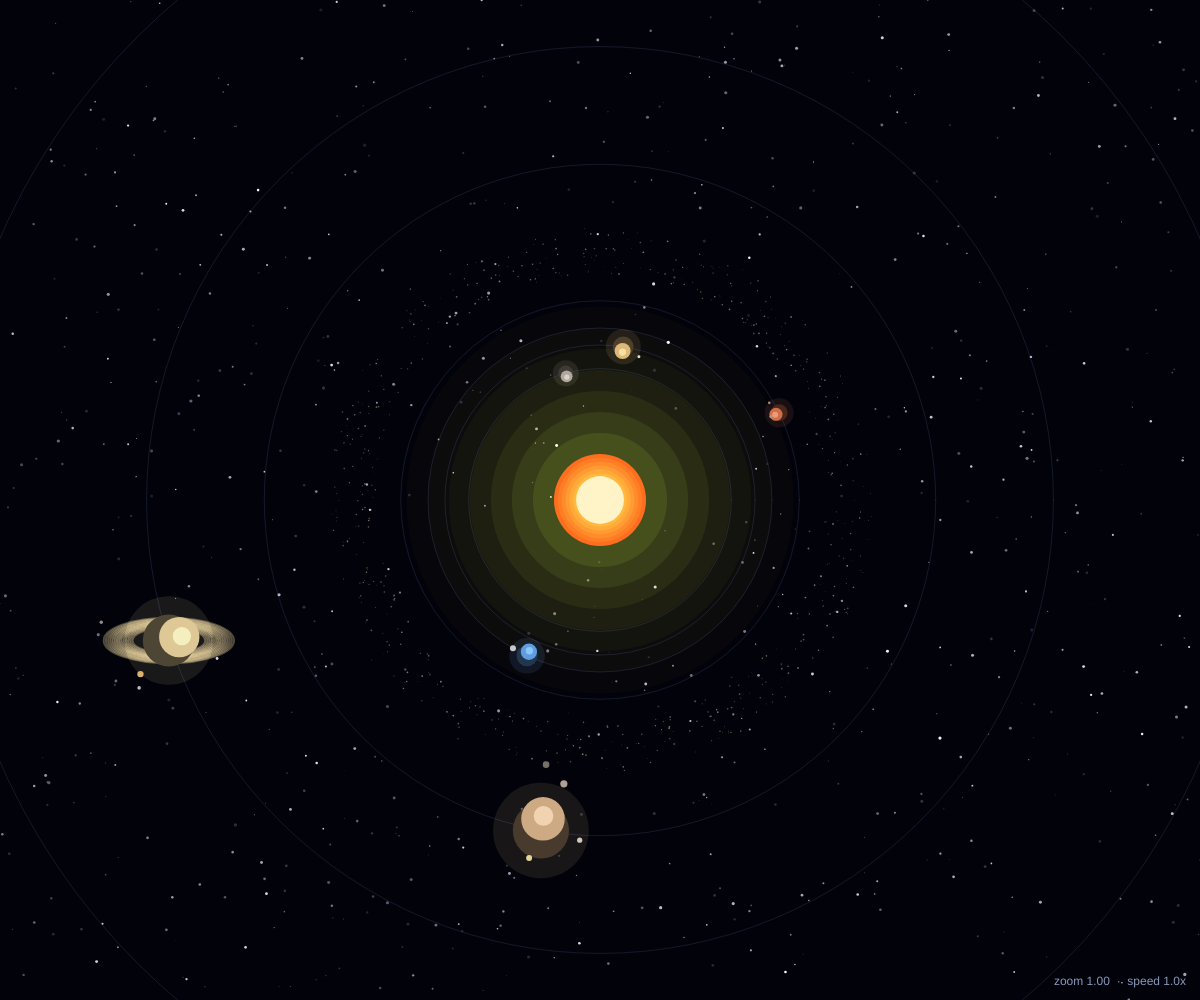
Frame 1 (no input)
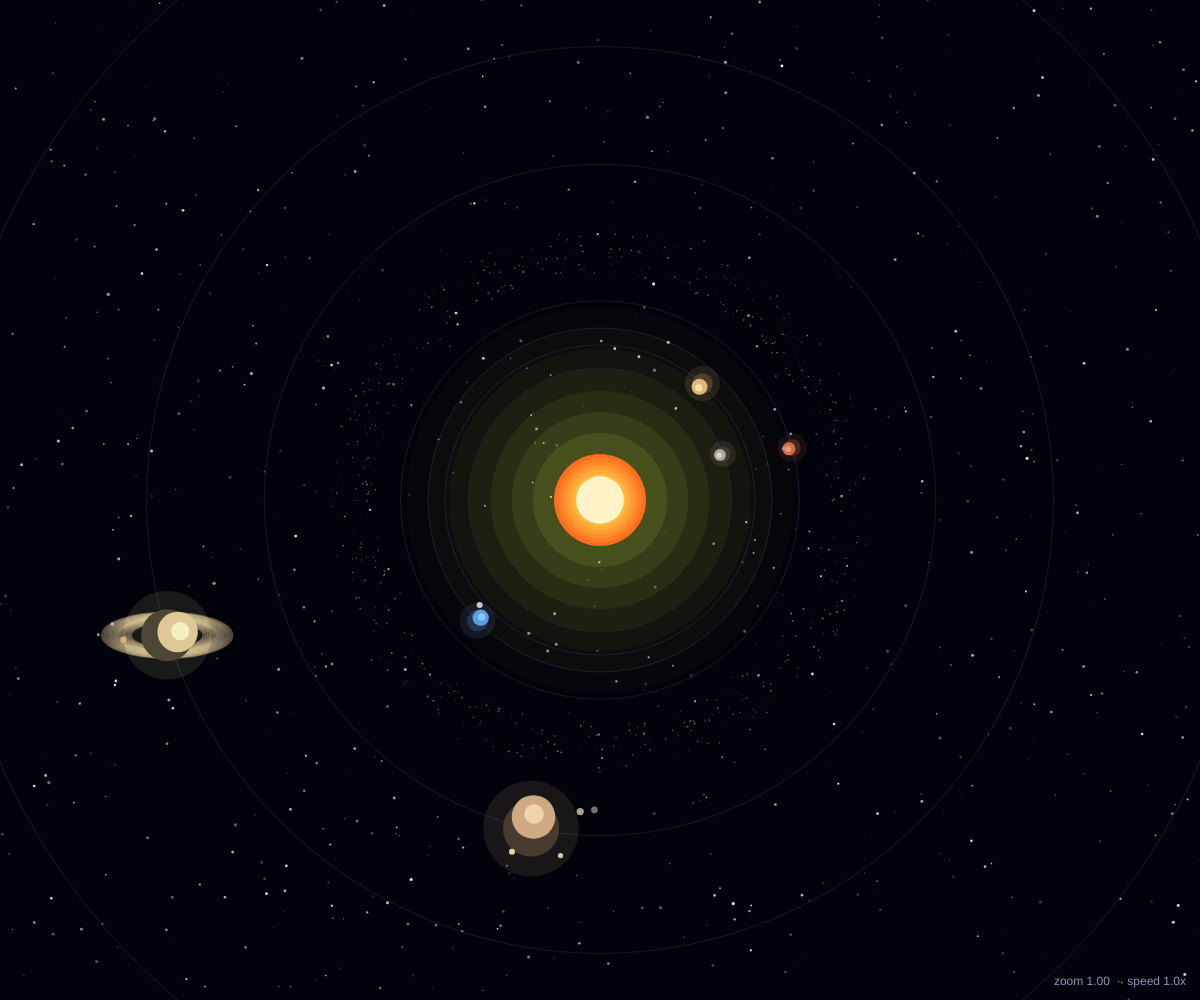
Frame 60 (no input)
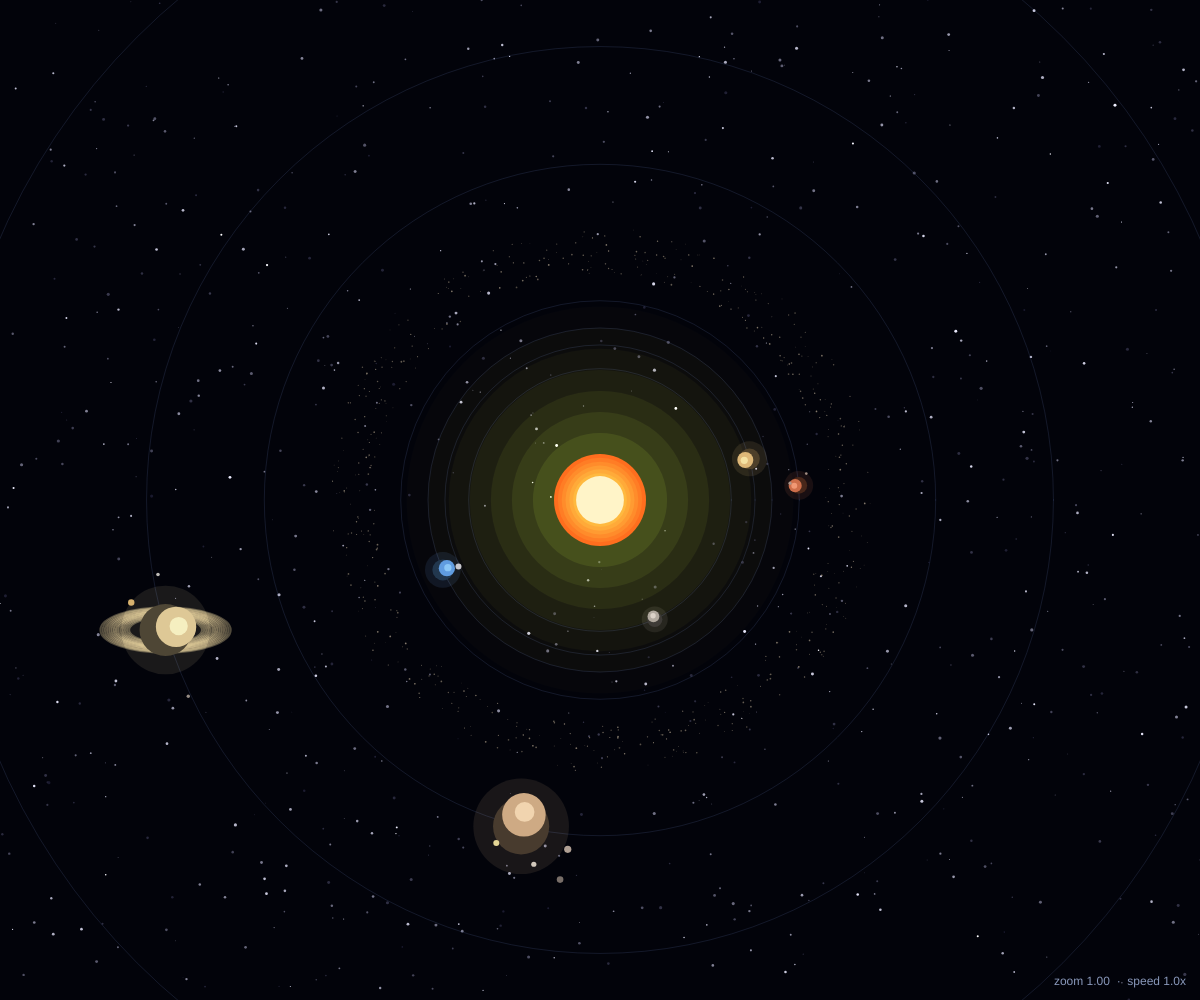
Frame 120 (the mouse pressed at the canvas centre since frame 60)

The p5.js sketch that drew these frames (run headless with seeded random() and noise() and a simulated clock; from frame 60 on, the mouse is pressed at the canvas centre):

// p5.js sketch
// ── sketch.js
/**
 * Solar System simulation in p5.js
 *
 * Features:
 *  - The Sun at the centre with a layered, additive glow corona.
 *  - All 8 planets with roughly proportional (compressed) sizes, distances
 *    and orbital speeds derived from real astronomical periods.
 *  - Moons: Earth (1), Mars (2), Jupiter (4 Galilean), Saturn (3).
 *  - Saturn's ring system and a faint Uranus ring.
 *  - An asteroid belt between Mars and Jupiter.
 *  - A twinkling, parallax-free starfield background.
 *  - Interaction: scroll to zoom, drag to pan, Space to pause, arrows to
 *    change speed, L to toggle labels, O to toggle orbit paths, R to reset.
 *
 * Scaling philosophy: true solar-system ratios span several orders of
 * magnitude and will not fit on screen. Distances and radii are therefore
 * compressed with gentle power curves that preserve ordering and relative
 * feel while keeping everything visible. Orbital angular speeds are kept
 * accurate relative to one another (inverse of the orbital period).
 */

"use strict";

// ----------------------------- configuration -----------------------------

const SUN_RADIUS = 46;

// Planet definitions. `dist`/`size` are real ratios (Earth = 1 for size,
// AU for distance, years for period); they are compressed at build time.
const PLANET_DATA = [
  { name: "Mercury", dist: 0.39, size: 0.38, period: 0.24, colour: [176, 168, 158] },
  { name: "Venus",   dist: 0.72, size: 0.95, period: 0.62, colour: [222, 184, 120] },
  { name: "Earth",   dist: 1.0,  size: 1.0,  period: 1.0,  colour: [96, 156, 224] },
  { name: "Mars",    dist: 1.52, size: 0.53, period: 1.88, colour: [206, 110, 74] },
  { name: "Jupiter", dist: 5.2,  size: 11.2, period: 11.86, colour: [206, 170, 132] },
  { name: "Saturn",  dist: 9.58, size: 9.45, period: 29.4, colour: [222, 200, 150], ring: true },
  { name: "Uranus",  dist: 19.2, size: 4.0,  period: 84.0, colour: [150, 214, 222], ring: "faint" },
  { name: "Neptune", dist: 30.0, size: 3.88, period: 164.8, colour: [78, 120, 224] },
];

// Moons: parent name -> [{ name, dist(px), size(px), period(rel) }]
const MOON_DATA = {
  Earth: [{ name: "Moon", dist: 16, size: 3, period: 0.6, colour: [200, 200, 205] }],
  Mars: [
    { name: "Phobos", dist: 9, size: 1.6, period: 0.25, colour: [170, 150, 140] },
    { name: "Deimos", dist: 14, size: 1.3, period: 0.5, colour: [160, 140, 130] },
  ],
  Jupiter: [
    { name: "Io", dist: 30, size: 3, period: 0.4, colour: [228, 214, 150] },
    { name: "Europa", dist: 40, size: 2.6, period: 0.7, colour: [210, 200, 188] },
    { name: "Ganymede", dist: 52, size: 3.6, period: 1.1, colour: [176, 160, 148] },
    { name: "Callisto", dist: 66, size: 3.3, period: 1.7, colour: [120, 110, 104] },
  ],
  Saturn: [
    { name: "Titan", dist: 44, size: 3.2, period: 1.2, colour: [216, 178, 110] },
    { name: "Rhea", dist: 56, size: 1.8, period: 1.9, colour: [190, 188, 184] },
    { name: "Iapetus", dist: 70, size: 1.7, period: 3.2, colour: [150, 140, 132] },
  ],
};

// ------------------------------- state -----------------------------------

let planets = [];
let stars = [];
let asteroids = [];

let zoom = 1;
let panX = 0;
let panY = 0;
let dragging = false;
let dragStart = null;

let paused = false;
let speed = 1;
let showLabels = false;
let showOrbits = true;

let simTime = 0; // accumulated simulated time (drives all angles)

// --------------------------- distance scaling ----------------------------

// Compress AU distances into pixels: a power curve keeps inner planets
// readable while pulling the outer giants inward enough to fit.
function scaleDistance(au) {
  return SUN_RADIUS + 34 + Math.pow(au, 0.62) * 92;
}

// Compress Earth-relative radii: square-root keeps the gas giants from
// dominating while keeping the rocky planets visible.
function scaleSize(rel) {
  return 3 + Math.sqrt(rel) * 7.5;
}

// -------------------------------- setup ----------------------------------

function setup() {
  createCanvas(windowWidth, windowHeight);
  buildStars();
  buildPlanets();
  buildAsteroidBelt();
}

function windowResized() {
  resizeCanvas(windowWidth, windowHeight);
  buildStars();
}

function buildStars() {
  stars = [];
  const count = Math.floor((width * height) / 1600);
  for (let i = 0; i < count; i++) {
    stars.push({
      x: random(width),
      y: random(height),
      r: random(0.4, 1.6),
      base: random(120, 255),
      twinkle: random(0.002, 0.02),
      phase: random(TWO_PI),
    });
  }
}

function buildPlanets() {
  planets = PLANET_DATA.map((p) => {
    const orbit = scaleDistance(p.dist);
    const radius = scaleSize(p.size);
    const moons = (MOON_DATA[p.name] || []).map((m) => ({
      ...m,
      angle0: random(TWO_PI),
    }));
    return {
      ...p,
      orbit,
      radius,
      // Angular speed: accurate relative to other planets (inverse period).
      angSpeed: 0.6 / p.period,
      angle0: random(TWO_PI),
      moons,
    };
  });
}

function buildAsteroidBelt() {
  asteroids = [];
  const inner = scaleDistance(2.1);
  const outer = scaleDistance(3.3);
  for (let i = 0; i < 520; i++) {
    const r = random(inner, outer);
    asteroids.push({
      r,
      angle0: random(TWO_PI),
      // Roughly Keplerian: closer asteroids move faster.
      angSpeed: (0.5 / Math.pow(r / inner, 1.5)) * 0.4,
      size: random(0.6, 1.8),
      shade: random(90, 170),
    });
  }
}

// -------------------------------- draw -----------------------------------

function draw() {
  background(2, 3, 10);

  drawStars();

  if (!paused) {
    simTime += speed * 0.01;
  }

  push();
  translate(width / 2 + panX, height / 2 + panY);
  scale(zoom);

  if (showOrbits) drawOrbits();
  drawAsteroidBelt();
  drawSun();
  drawPlanets();

  pop();

  drawSpeedReadout();
}

function drawStars() {
  noStroke();
  for (const s of stars) {
    const tw = 0.6 + 0.4 * Math.sin(frameCount * s.twinkle * 10 + s.phase);
    fill(s.base * tw, s.base * tw, Math.min(255, s.base * tw + 20));
    circle(s.x, s.y, s.r * 2);
  }
}

function drawOrbits() {
  noFill();
  stroke(120, 150, 220, 38);
  strokeWeight(1 / zoom);
  for (const p of planets) {
    circle(0, 0, p.orbit * 2);
  }
}

function drawAsteroidBelt() {
  noStroke();
  for (const a of asteroids) {
    const ang = a.angle0 + simTime * a.angSpeed;
    const x = Math.cos(ang) * a.r;
    const y = Math.sin(ang) * a.r;
    fill(a.shade, a.shade * 0.92, a.shade * 0.8, 200);
    circle(x, y, a.size);
  }
}

function drawSun() {
  // Additive corona glow built from layered translucent discs.
  push();
  blendMode(ADD);
  noStroke();
  const layers = 7;
  for (let i = layers; i >= 1; i--) {
    const t = i / layers;
    const r = SUN_RADIUS * (1 + t * 3.2);
    fill(255 * (1 - t) * 0.5 + 40, 180 * (1 - t) + 30, 40 * (1 - t) + 8, 26);
    circle(0, 0, r * 2);
  }
  blendMode(BLEND);
  pop();

  // Sun body with a hot core gradient.
  noStroke();
  for (let i = 6; i >= 0; i--) {
    const t = i / 6;
    fill(255, 200 - t * 90, 70 - t * 40);
    circle(0, 0, SUN_RADIUS * 2 * (0.5 + t * 0.5));
  }
  fill(255, 244, 200);
  circle(0, 0, SUN_RADIUS * 1.04);
}

function drawPlanets() {
  for (const p of planets) {
    const ang = p.angle0 + simTime * p.angSpeed;
    const x = Math.cos(ang) * p.orbit;
    const y = Math.sin(ang) * p.orbit;

    push();
    translate(x, y);

    if (p.ring) drawRing(p);

    // Soft glow halo around the planet.
    push();
    blendMode(ADD);
    noStroke();
    fill(p.colour[0], p.colour[1], p.colour[2], 28);
    circle(0, 0, p.radius * 3.4);
    blendMode(BLEND);
    pop();

    drawShadedBody(p.radius, p.colour, ang);

    // Moons orbit the planet.
    for (const m of p.moons) {
      const ma = m.angle0 + simTime * (p.angSpeed * 4 + 1) * m.period;
      const mx = Math.cos(ma) * m.dist;
      const my = Math.sin(ma) * m.dist;
      noStroke();
      fill(m.colour[0], m.colour[1], m.colour[2]);
      circle(mx, my, m.size * 2);
    }

    if (showLabels) drawLabel(p.name, p.radius);

    pop();
  }
}

// A lit sphere: bright on the side facing the Sun, dark on the far side.
function drawShadedBody(radius, colour, ang) {
  const [r, g, b] = colour;
  noStroke();
  // Base (shadowed) disc.
  fill(r * 0.35, g * 0.35, b * 0.35);
  circle(0, 0, radius * 2);
  // Lit crescent offset toward the Sun (Sun is at -ang direction).
  const lx = -Math.cos(ang) * radius * 0.42;
  const ly = -Math.sin(ang) * radius * 0.42;
  fill(r, g, b);
  circle(lx, ly, radius * 1.55);
  // Specular highlight.
  fill(Math.min(255, r + 60), Math.min(255, g + 60), Math.min(255, b + 60), 180);
  circle(lx * 1.25, ly * 1.25, radius * 0.7);
}

function drawRing(p) {
  const faint = p.ring === "faint";
  push();
  noFill();
  const inner = p.radius * 1.4;
  const outer = p.radius * (faint ? 1.8 : 2.5);
  const bands = faint ? 4 : 14;
  for (let i = 0; i < bands; i++) {
    const t = i / (bands - 1);
    const rr = lerp(inner, outer, t);
    const alpha = faint ? 40 : 150 - Math.abs(t - 0.5) * 120;
    stroke(p.colour[0], p.colour[1], p.colour[2], alpha);
    strokeWeight((outer - inner) / bands);
    // Slight perspective squash for the ring plane.
    ellipse(0, 0, rr * 2, rr * 0.7);
  }
  pop();
}

function drawLabel(name, radius) {
  push();
  const s = 1 / zoom;
  scale(s);
  noStroke();
  fill(232, 238, 252, 230);
  textSize(12);
  textAlign(LEFT, CENTER);
  text(name, (radius + 6) * zoom, -(radius + 6) * zoom);
  pop();
}

function drawSpeedReadout() {
  noStroke();
  fill(159, 176, 214, 220);
  textSize(12);
  textAlign(RIGHT, BOTTOM);
  const status = paused ? "paused" : `${speed.toFixed(1)}x`;
  text(`zoom ${zoom.toFixed(2)}  ·  speed ${status}`, width - 14, height - 12);
}

// ------------------------------ interaction ------------------------------

function mouseWheel(event) {
  const factor = event.delta > 0 ? 0.9 : 1.1;
  const next = constrain(zoom * factor, 0.25, 6);
  // Zoom toward the cursor position.
  const cx = mouseX - width / 2 - panX;
  const cy = mouseY - height / 2 - panY;
  panX -= cx * (next / zoom - 1);
  panY -= cy * (next / zoom - 1);
  zoom = next;
  return false;
}

function mousePressed() {
  dragging = true;
  dragStart = { x: mouseX - panX, y: mouseY - panY };
}

function mouseDragged() {
  if (dragging && dragStart) {
    panX = mouseX - dragStart.x;
    panY = mouseY - dragStart.y;
  }
}

function mouseReleased() {
  dragging = false;
}

function keyPressed() {
  if (key === " ") paused = !paused;
  else if (keyCode === RIGHT_ARROW) speed = constrain(speed + 0.5, 0, 12);
  else if (keyCode === LEFT_ARROW) speed = constrain(speed - 0.5, 0, 12);
  else if (key === "l" || key === "L") showLabels = !showLabels;
  else if (key === "o" || key === "O") showOrbits = !showOrbits;
  else if (key === "r" || key === "R") {
    zoom = 1;
    panX = 0;
    panY = 0;
    speed = 1;
    paused = false;
  }
}
